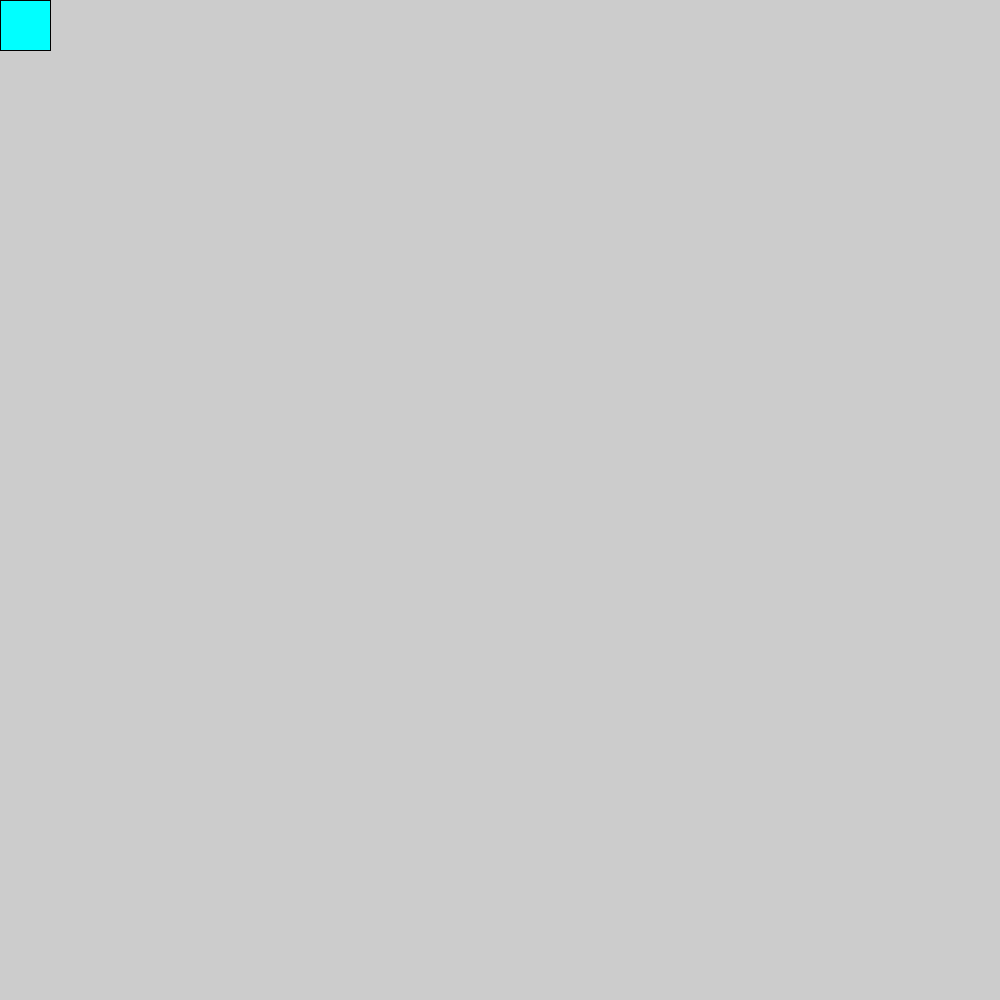
Frame 1 (no input)
Frame 60 (the mouse pressed at the canvas centre just before this capture): identical to frame 1, image omitted
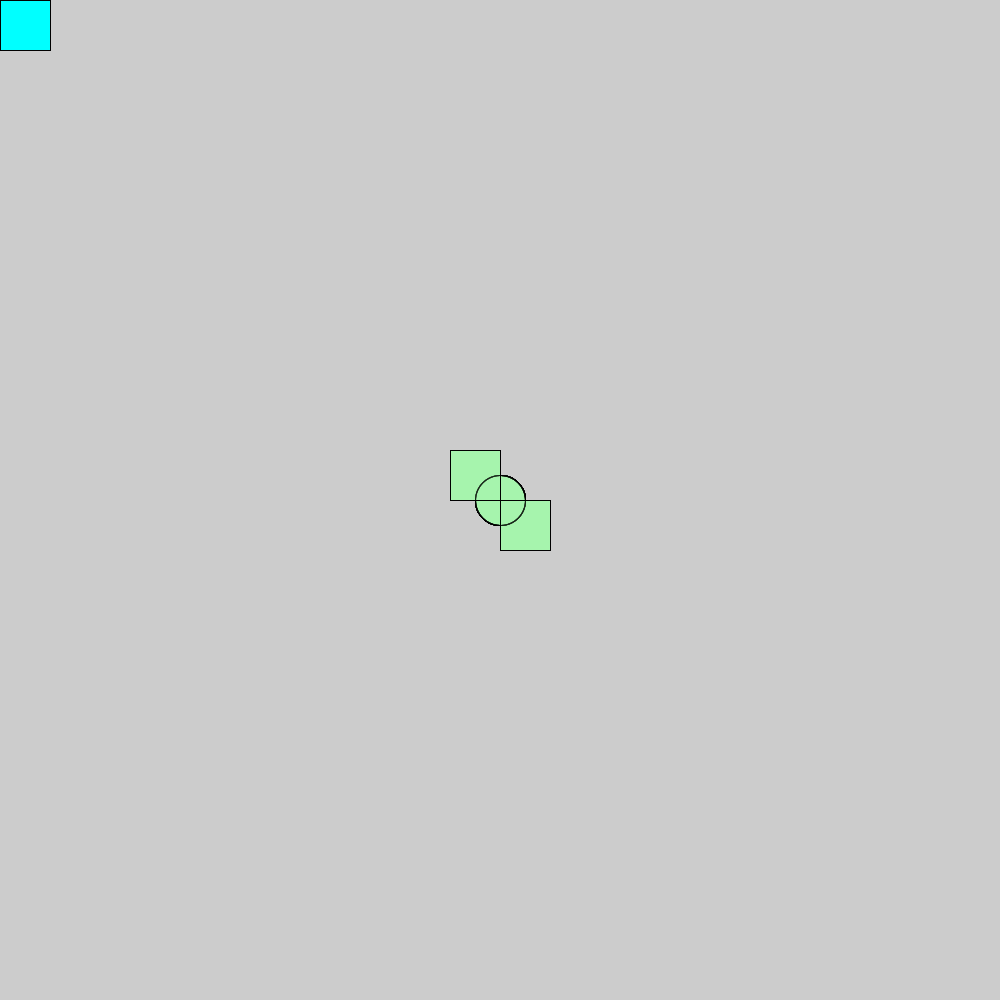
Frame 120 (the mouse held since frame 60 and released just before this capture)

The Processing sketch that drew these frames (run headless with seeded random() and noise(); from frame 60 on, the mouse is pressed at the canvas centre):

// Processing sketch: NEW_cyan_and_indigo_drawing
// ── NEW_cyan_and_indigo_drawing.pde
void setup() {
  size(1000, 1000);
  color(#FF00FF);
}

void draw() {
  if (mousePressed) {
    fill(564131245);
  } else {
    fill(#00FFFF);

  }
  ellipse(mouseX, mouseY, 50, 50);
  rect(mouseX, mouseY, 50, 50);
  rect(mouseX, mouseY, -50, -50);
 
}
